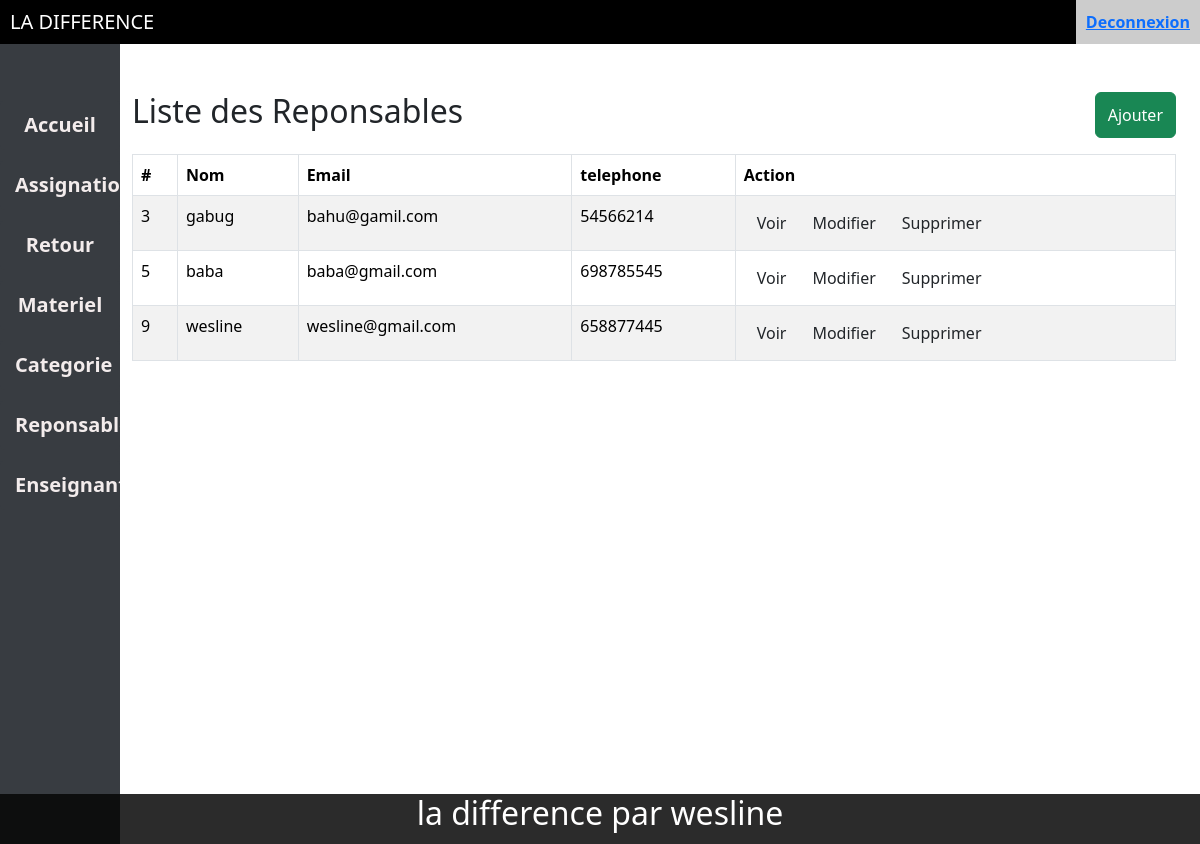
The app's page /difference/difference/page/responsable/index.php with its own data.
### tables this page shows
CREATE TABLE IF NOT EXISTS `responsable` (
  `id` int NOT NULL AUTO_INCREMENT,
  `nom` varchar(20) NOT NULL,
  `email` varchar(20) NOT NULL,
  `telephone` varchar(20) NOT NULL,
  `password` varchar(20) NOT NULL,
  PRIMARY KEY (`id`)
);

### difference/difference/page/responsable/index.php (the view, shortened to what this page needs)
<!DOCTYPE html>
<html lang="en">
<head>
    <link rel="stylesheet" href="../../ex_style/css/bootstrap.min.css">
    <link rel="stylesheet" href="style.css">
</head>
<body>
    <?php require_once "../../components/navbar.php";?>
    <?php require_once "../../components/siberbar.php";?>
    <div class="content">
        <div class="container-fluid mb-9">
            <div class="row">
                <div class="col-md-12">
                    <div class="mt-5 mb-3 d-flex justify-content-between">
                        <h2 class="pull-left">Liste des Reponsables</h2>
                        <button type="button" class="btn btn-success" data-bs-toggle="modal" data-bs-target="#modaladd">
                            Ajouter
                        </button>
                    </div>
                    <?php
                    require_once "../../config/config.php";
                    $sql = "SELECT * FROM responsable";
                    if($result = mysqli_query($link, $sql)){
                        if(mysqli_num_rows($result) > 0){
                            echo '<table class="table table-hover table-bordered table-striped">';
                                echo "<thead>";
                                    echo "<tr>";
                                        echo "<th>#</th>";
                                        echo "<th>Nom</th>";
                                        echo "<th>Email</th>";
                                        echo "<th>telephone</th>";
                                        echo "<th>Action</th>";
                                    echo "</tr>";
                                echo "</thead>";
                                echo "<tbody>";
                                while($row = mysqli_fetch_array($result)){
                                    echo "<tr>";
                                        echo "<td>" . $row['id'] . "</td>";
                                        echo "<td>" . $row['nom'] . "</td>";
                                        echo "<td>" . $row['email'] . "</td>";
                                        echo "<td>" . $row['telephone'] . "</td>";
                                        echo "<td>";
                                            echo '<a class="btn btn-pink" href="read.php?id='. $row['id'] .'" >Voir</a>';
                                            echo '<a class="btn btn-pink " href="update.php?id='. $row['id'] .'" >Modifier</a>';
                                            echo '<a class="btn btn-pink " href="delete.php?id='. $row['id'] .'" >Supprimer</a>';
                                        echo "</td>";
                                    echo "</tr>";
                                }
                                echo "</tbody>";
                            echo "</table>";
                        } else{
                            echo '<div class="alert alert-danger"><em>Pas d\'enregistrement</em></div>';
                        }
                    } else{
                        echo "Oops! Une erreur est survenue";
                    }
                    ?>
                </div>
            </div>
        </div>
    </div>
      <?php require_once "../../components/footer.php";?>
</body>
</html>

### difference/difference/page/responsable/style.css (style rules this page uses)
body { font-family: Arial, sans-serif; }
a { color: #4caf50; text-decoration: none; font-weight: bold; }
button { background-color: #4caf50; color: white; padding: 12px 20px; border: none; border-radius: 4px; cursor: pointer; transition: background-color 0.3s; }

### records on screen
responsable: id "3", nom "gabug", email "bahu@gamil.com", telephone "54566214"
responsable: id "5", nom "baba", email "baba@gmail.com", telephone "698785545"
responsable: id "9", nom "wesline", email "wesline@gmail.com", telephone "658877445"
